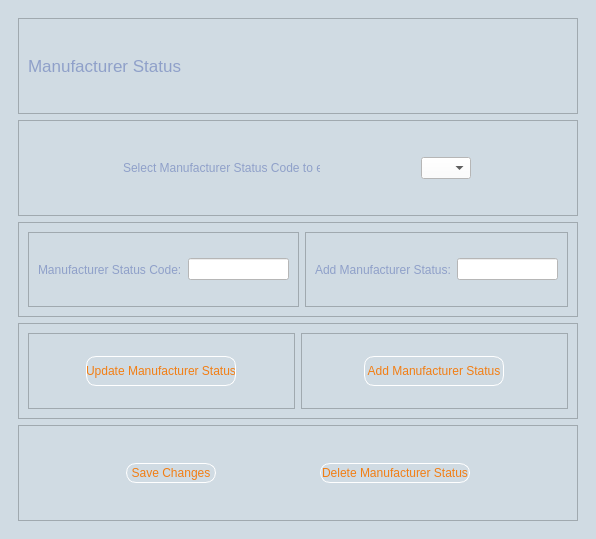
<?xml version="1.0" encoding="UTF-8"?>
<ui version="4.0">
 <class>ManufacturerStatusDetails</class>
 <widget class="QMainWindow" name="ManufacturerStatusDetails">
  <property name="geometry">
   <rect>
    <x>0</x>
    <y>0</y>
    <width>596</width>
    <height>539</height>
   </rect>
  </property>
  <property name="windowTitle">
   <string>Manufacturer Status Details</string>
  </property>
  <property name="styleSheet">
   <string notr="true">background-color:#D0DBE3</string>
  </property>
  <widget class="QWidget" name="centralwidget">
   <layout class="QVBoxLayout" name="verticalLayout">
    <item>
     <widget class="QScrollArea" name="scrollArea">
      <property name="styleSheet">
       <string notr="true">QLineEdit{background-color:white;}


QLabel{color: #8FA0C9;}

QComboBox{background-color:white;}

QPushButton{border:1px solid white; border-radius:10px;}

</string>
      </property>
      <property name="frameShape">
       <enum>QFrame::NoFrame</enum>
      </property>
      <property name="widgetResizable">
       <bool>true</bool>
      </property>
      <widget class="QWidget" name="scrollAreaWidgetContents">
       <property name="geometry">
        <rect>
         <x>0</x>
         <y>0</y>
         <width>578</width>
         <height>521</height>
        </rect>
       </property>
       <layout class="QVBoxLayout" name="verticalLayout_2">
        <item>
         <widget class="QFrame" name="frame">
          <property name="frameShape">
           <enum>QFrame::StyledPanel</enum>
          </property>
          <property name="frameShadow">
           <enum>QFrame::Raised</enum>
          </property>
          <layout class="QHBoxLayout" name="horizontalLayout">
           <item>
            <widget class="QLabel" name="label">
             <property name="font">
              <font>
               <pointsize>13</pointsize>
              </font>
             </property>
             <property name="styleSheet">
              <string notr="true">color:#8FA0C9</string>
             </property>
             <property name="text">
              <string>Manufacturer Status</string>
             </property>
            </widget>
           </item>
           <item>
            <widget class="QLabel" name="label_2">
             <property name="maximumSize">
              <size>
               <width>300</width>
               <height>100</height>
              </size>
             </property>
             <property name="text">
              <string/>
             </property>
             <property name="pixmap">
              <pixmap>../../Downloads/MicrosoftTeams-image.png</pixmap>
             </property>
             <property name="scaledContents">
              <bool>true</bool>
             </property>
            </widget>
           </item>
          </layout>
         </widget>
        </item>
        <item>
         <widget class="QFrame" name="frame_4">
          <property name="styleSheet">
           <string notr="true">QLabel {color: #8FA0C9;}

QComboBox{background-color:white}</string>
          </property>
          <property name="frameShape">
           <enum>QFrame::StyledPanel</enum>
          </property>
          <property name="frameShadow">
           <enum>QFrame::Raised</enum>
          </property>
          <layout class="QHBoxLayout" name="horizontalLayout_3">
           <item>
            <widget class="QLabel" name="label_4">
             <property name="maximumSize">
              <size>
               <width>197</width>
               <height>16777215</height>
              </size>
             </property>
             <property name="text">
              <string>Select Manufacturer Status Code to edit:</string>
             </property>
            </widget>
           </item>
           <item>
            <widget class="QComboBox" name="comboBox_ManufacturerStatus">
             <property name="maximumSize">
              <size>
               <width>50</width>
               <height>16777215</height>
              </size>
             </property>
            </widget>
           </item>
          </layout>
         </widget>
        </item>
        <item>
         <widget class="QFrame" name="frame_2">
          <property name="styleSheet">
           <string notr="true">QLineEdit{background-color:white;}

QTextEdit{background-color:white;}

QPushButton{background-color:white;border: 2px solid black; border-radius:10px;}

QLabel{color: #8FA0C9;}

QComboBox{background-color:white;}</string>
          </property>
          <property name="frameShape">
           <enum>QFrame::StyledPanel</enum>
          </property>
          <property name="frameShadow">
           <enum>QFrame::Raised</enum>
          </property>
          <layout class="QHBoxLayout" name="horizontalLayout_4">
           <item>
            <widget class="QFrame" name="frame_5">
             <property name="frameShape">
              <enum>QFrame::StyledPanel</enum>
             </property>
             <property name="frameShadow">
              <enum>QFrame::Raised</enum>
             </property>
             <layout class="QHBoxLayout" name="horizontalLayout_6">
              <item>
               <widget class="QLabel" name="label_3">
                <property name="text">
                 <string>Manufacturer Status Code:</string>
                </property>
               </widget>
              </item>
              <item>
               <widget class="QLineEdit" name="lineEdit"/>
              </item>
             </layout>
            </widget>
           </item>
           <item>
            <widget class="QFrame" name="frame_6">
             <property name="frameShape">
              <enum>QFrame::StyledPanel</enum>
             </property>
             <property name="frameShadow">
              <enum>QFrame::Raised</enum>
             </property>
             <layout class="QHBoxLayout" name="horizontalLayout_5">
              <item>
               <widget class="QLabel" name="label_5">
                <property name="text">
                 <string>Add Manufacturer Status:</string>
                </property>
               </widget>
              </item>
              <item>
               <widget class="QLineEdit" name="lineEdit_2">
                <property name="maximumSize">
                 <size>
                  <width>300</width>
                  <height>16777215</height>
                 </size>
                </property>
               </widget>
              </item>
             </layout>
            </widget>
           </item>
          </layout>
         </widget>
        </item>
        <item>
         <widget class="QFrame" name="frame_7">
          <property name="styleSheet">
           <string notr="true">QPushButton{color:#F27E14;}

QPushButton::hover{border: solid black; background-color:white;}</string>
          </property>
          <property name="frameShape">
           <enum>QFrame::StyledPanel</enum>
          </property>
          <property name="frameShadow">
           <enum>QFrame::Raised</enum>
          </property>
          <layout class="QHBoxLayout" name="horizontalLayout_7">
           <item>
            <widget class="QFrame" name="frame_8">
             <property name="frameShape">
              <enum>QFrame::StyledPanel</enum>
             </property>
             <property name="frameShadow">
              <enum>QFrame::Raised</enum>
             </property>
             <layout class="QHBoxLayout" name="horizontalLayout_8">
              <item>
               <widget class="QPushButton" name="pushButton">
                <property name="minimumSize">
                 <size>
                  <width>0</width>
                  <height>30</height>
                 </size>
                </property>
                <property name="maximumSize">
                 <size>
                  <width>150</width>
                  <height>16777215</height>
                 </size>
                </property>
                <property name="text">
                 <string>Update Manufacturer Status</string>
                </property>
               </widget>
              </item>
             </layout>
            </widget>
           </item>
           <item>
            <widget class="QFrame" name="frame_9">
             <property name="frameShape">
              <enum>QFrame::StyledPanel</enum>
             </property>
             <property name="frameShadow">
              <enum>QFrame::Raised</enum>
             </property>
             <layout class="QHBoxLayout" name="horizontalLayout_9">
              <item>
               <widget class="QPushButton" name="pushButton_2">
                <property name="minimumSize">
                 <size>
                  <width>0</width>
                  <height>30</height>
                 </size>
                </property>
                <property name="maximumSize">
                 <size>
                  <width>140</width>
                  <height>16777215</height>
                 </size>
                </property>
                <property name="text">
                 <string>Add Manufacturer Status</string>
                </property>
               </widget>
              </item>
             </layout>
            </widget>
           </item>
          </layout>
         </widget>
        </item>
        <item>
         <widget class="QFrame" name="frame_3">
          <property name="styleSheet">
           <string notr="true">QPushButton{color:#F27E14;}

QPushButton::hover{border: solid black; background-color:white;}</string>
          </property>
          <property name="frameShape">
           <enum>QFrame::StyledPanel</enum>
          </property>
          <property name="frameShadow">
           <enum>QFrame::Raised</enum>
          </property>
          <layout class="QHBoxLayout" name="horizontalLayout_2">
           <item>
            <widget class="QPushButton" name="pushButton_Submit">
             <property name="minimumSize">
              <size>
               <width>0</width>
               <height>20</height>
              </size>
             </property>
             <property name="maximumSize">
              <size>
               <width>90</width>
               <height>16777215</height>
              </size>
             </property>
             <property name="text">
              <string>Save Changes</string>
             </property>
            </widget>
           </item>
           <item>
            <widget class="QPushButton" name="pushButton_ClearForm">
             <property name="minimumSize">
              <size>
               <width>0</width>
               <height>20</height>
              </size>
             </property>
             <property name="maximumSize">
              <size>
               <width>150</width>
               <height>16777215</height>
              </size>
             </property>
             <property name="text">
              <string>Delete Manufacturer Status</string>
             </property>
            </widget>
           </item>
          </layout>
         </widget>
        </item>
       </layout>
      </widget>
     </widget>
    </item>
   </layout>
  </widget>
 </widget>
 <resources/>
 <connections/>
</ui>
